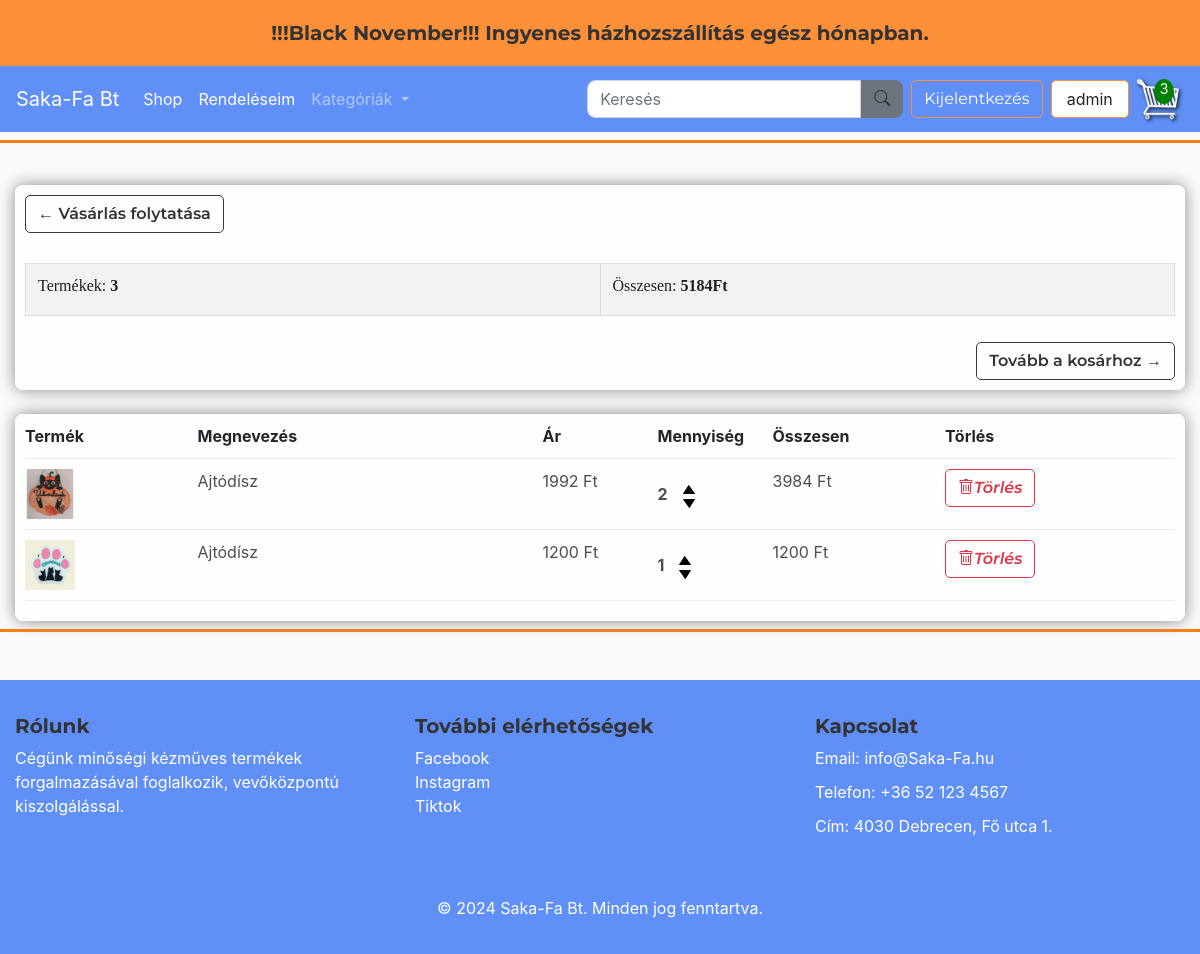
The page /cart/ (signed in) on the database as committed earlier.
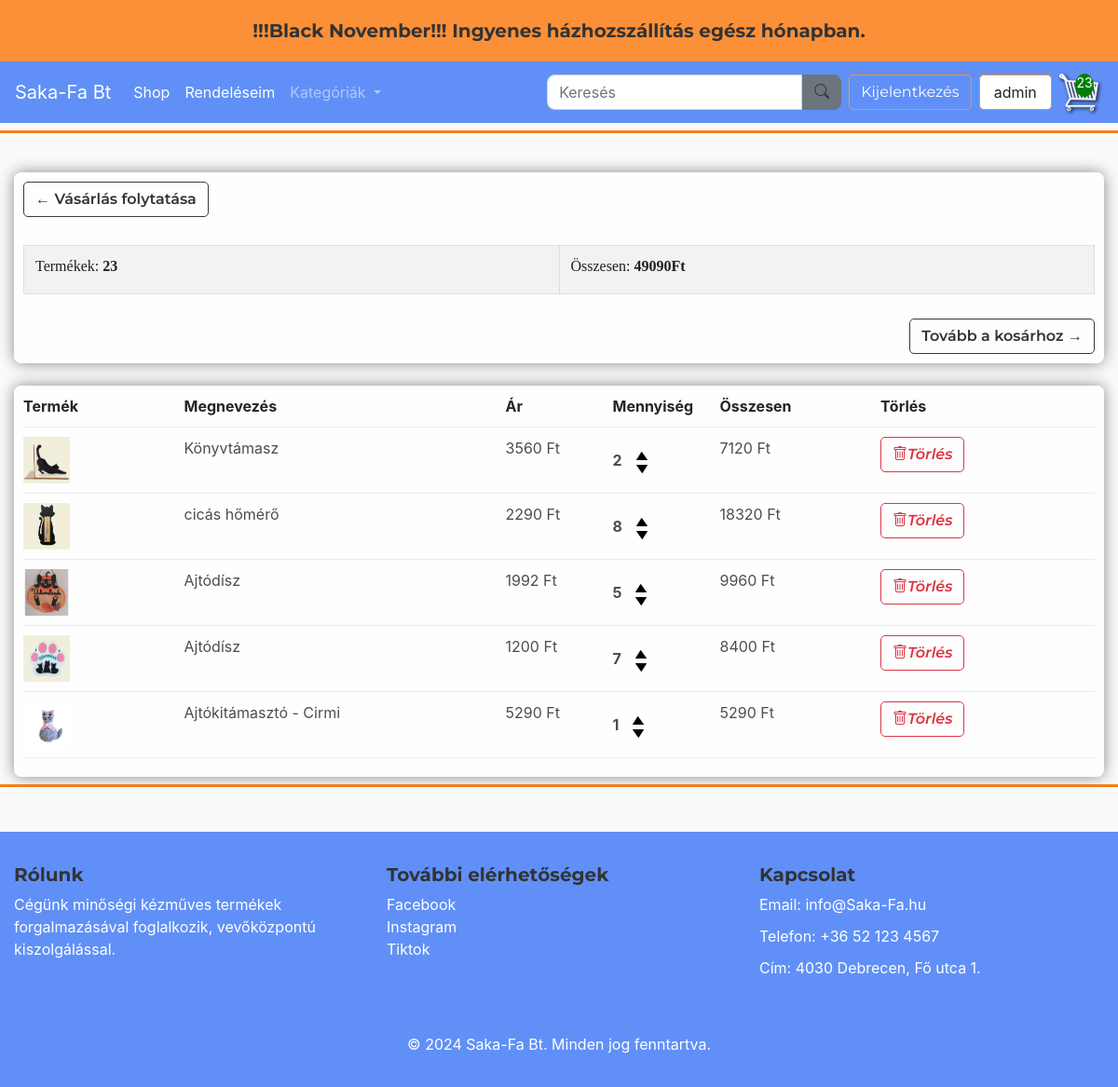
The same page on the database as committed later.
### store/models.py (models this page shows, shortened)
class Order(models.Model):
    customer = models.ForeignKey(Customer, on_delete=models.SET_NULL, null=True, blank=True, verbose_name="Vásárló")
    date_order = models.DateTimeField(auto_now_add=True, verbose_name="Rendelés dátuma")
    complete = models.BooleanField(default=False, verbose_name="Befejezett")
    transaction_id = models.CharField(max_length=100, null=True, verbose_name="Tranzakció azonosító")
    discount_percentage = models.FloatField(default=0)
    class Meta:
        verbose_name = "Rendelés"
        verbose_name_plural = "Rendelések"
    @property
    def get_cart_total(self):
        orderitems = self.orderitem_set.all()
        total = sum([item.get_total for item in orderitems])
        discount_amount = (self.discount_percentage / 100) * total
        return total - discount_amount  # Kedvezménnyel csökkentett összeg
    @property
    def get_cart_items(self):
        orderitems = self.orderitem_set.all()
        total = sum([item.quantity for item in orderitems])
        return total

class OrderItem(models.Model):
    product = models.ForeignKey(Product, on_delete=models.SET_NULL, null=True)
    order = models.ForeignKey(Order, on_delete=models.SET_NULL, null=True)
    quantity = models.IntegerField(default=0, null=True, blank=True)
    date_added = models.DateTimeField(auto_now_add=True)
    class Meta:
        verbose_name = "Rendelési tétel"
        verbose_name_plural = "Rendelési tételek"
    @property
    def get_total(self):
        if self.product and self.product.discounted_price is not None:
            return self.product.discounted_price * self.quantity  # Az akciós ár használata
        return self.product.price * self.quantity  # Ha nincs akciós ár, az alapár használata

class Product(models.Model):
    CATEGORY_CHOICES = [
        ('option1', 'FÁBÓL KÉSZÜLT'),
        ('option2', 'KÖTÖTT-HORGOLT'),
        ('option3', 'PÖTTYÖSCICA'),
        ('option4', 'TEXTIL'),
    ]
    name = models.CharField(max_length=200)
    price = models.FloatField()
    discount_percentage = models.FloatField(default=0)  # Kedvezmény százalék mező
    image = models.ImageField(null=True, blank=True)
    description = models.TextField(blank=True)
    category = models.CharField(max_length=10, choices=CATEGORY_CHOICES, default='option1')
    class Meta:
        verbose_name = "Termék"
        verbose_name_plural = "Termékek"
    @property
    def imageURL(self):
        try:
            url = self.image.url
        except:
            url = ''
        return url
    @property
    def discounted_price(self):
        if self.discount_percentage > 0:
            discount_amount = (self.discount_percentage / 100) * self.price
            return round(self.price - discount_amount, 2)
        return self.price

### store/views.py (the view)
# urls.py: path('cart/', views.cart, name="cart"),
def cart(request):
    data = cartData(request)
    context = {'items': data['items'], 'order': data['order'], 'cartItems': data['cartItems']}
    return render(request, 'store/cart.html', context)

### store/views.py (called while the page is built)
def cartData(request):
    if request.user.is_authenticated:
        customer = request.user.customer
        orders = Order.objects.filter(customer=customer, complete=False)
        if orders.exists():
            order = orders.first()
            items = order.orderitem_set.all()
            cartItems = order.get_cart_items
        else:
            items = []
            cartItems = 0
            order = {'get_cart_total': 0, 'get_cart_items': 0}  # Üres kosár
    else:
        items = []
        cartItems = 0
        order = {'get_cart_total': 0, 'get_cart_items': 0}  # Üres kosár
    return {'cartItems': cartItems, 'order': order, 'items': items}

### store/templates/store/cart.html
{% extends 'store/main.html' %}
{% load static %}
{% block content %}
<div class="row">
    <div class="col-lg-12">
        <div class="box-element ">
            <a class="btn btn-outline-dark btn-top-left"  href="{% url 'store' %}">&#x2190; Vásárlás folytatása</a>
            <table class="table"><br><br>
                <tr>
                    <th><h5>Termékek: <strong>{{order.get_cart_items}}</strong></h5></th>
                    <th><h5>Összesen: <strong>{{order.get_cart_total|floatformat:0}}Ft</strong></h5></th>
                </tr>
            </table><br><br>
            <a class="btn btn-outline-dark btn-bottom-right" href="{% url 'checkout' %}">Tovább a kosárhoz &#x2192;</a>
        </div><br>
        <div class="box-element">
            <div class="cart-row">
                <div style="flex-basis: 15%"><strong>Termék</strong></div>
                <div style="flex-basis: 30%"><strong>Megnevezés</strong></div>
                <div style="flex-basis: 10%"><strong>Ár</strong></div>
                <div style="flex-basis: 10%"><strong>Mennyiség</strong></div>
                <div style="flex-basis: 15%"><strong>Összesen</strong></div>
                <div style="flex-basis: 20%"><strong>Törlés</strong></div>
            </div>
            {% for item in items %}
            <div class="cart-row" data-product="{{ item.product.id }}">
                <div style="flex-basis: 15%">
                    <a href="{% url 'product_detail' item.product.id %}">
                        <img class="row-image" src="{{ item.product.imageURL }}">
                    </a>
                </div>
                <div style="flex-basis: 30%"><p>{{ item.product.name }}</p></div>
                <div style="flex-basis: 10%"><p>{{ item.product.discounted_price|floatformat:0 }} Ft</p></div>
                <div style="flex-basis: 10%; display: flex; justify-content: flex-start; align-items: center;">
                    <div style="display: inline-flex; align-items: center; gap: 5px;">
                        <p class="quantity" style="margin: 0;">{{ item.quantity }}</p>
                        <div class="quantity">
                            <img data-product="{{ item.product.id }}" data-action="add" class="chg-quantity update-cart" src="{% static 'images/arrow-up.png' %}">
                            <img data-product="{{ item.product.id }}" data-action="remove" class="chg-quantity update-cart" src="{% static 'images/arrow-down.png' %}">
                        </div>
                    </div>
                </div>
                <div style="flex-basis: 15%"><p>{{ item.get_total|floatformat:0 }} Ft</p></div>
                <div style="flex-basis: 20%"><button class="delete-btn btn btn-outline-danger btn-delete" data-action="delete"><i class="bi bi-trash">Törlés</i></button></div>
            </div>
            {% endfor %}
        </div>
    </div>
</div>
{% endblock content %}

### store/templates/store/main.html (shortened to what this page needs)
<!DOCTYPE html>
{% load static %}
<html lang="hu">
<head>
    <link href="https://cdnjs.cloudflare.com/ajax/libs/bootstrap-icons/1.10.0/font/bootstrap-icons.min.css" rel="stylesheet">
    <link rel="stylesheet" href="https://cdnjs.cloudflare.com/ajax/libs/font-awesome/6.0.0-beta3/css/all.min.css">
    <link rel="stylesheet" href="https://stackpath.bootstrapcdn.com/bootstrap/4.4.1/css/bootstrap.min.css">
    <link rel="stylesheet" type="text/css" href="{% static 'css/main.css' %}">
</head>
<body>
<div class="custom-banner">
    <p><h4>!!!Black November!!! Ingyenes házhozszállítás egész hónapban.</h4></p>
</div>
<nav class="navbar navbar-expand-lg navbar-dark bg-primary ">
    <a class="navbar-brand" href="{% url 'index' %}">Saka-Fa Bt</a>
    <div class="collapse navbar-collapse" id="navbarSupportedContent">
        <ul class="navbar-nav mr-auto">
            <li class="nav-item active">
                <a class="nav-link" href="{% url 'store' %}">Shop</a>
            </li>
            <li class="nav-item active">
                <a class="nav-link" href="{% url 'order_list' %}">Rendeléseim</a>
            </li>
            <li class="nav-item dropdown">
                <a class="nav-link dropdown-toggle" href="#" id="navbarDropdown" role="button" data-toggle="dropdown" aria-haspopup="true" aria-expanded="false">
                  Kategóriák
                </a>
              </li>
        </ul>
        <form class="d-flex align-items-center my-2 my-lg-0" method="GET" action="{% url 'search' %}">
            <input class="form-control mr-0" type="search" name="q" placeholder="Keresés" aria-label="Search">
            <button class="btn btn-secondary mr-2 custom-button" type="submit"><i class="bi bi-search" ></i></button>
        </form>
        <div class="form-inline my-2 my-lg-0">
            <div class="user-status" style="display: flex; align-items: center;">
                {% if user.is_authenticated %}
                    <form id="logout-form" method="POST" action="{% url 'logout' %}">
                        <button class="btn btn-outline-warning user-btn">Kijelentkezés</button>
                    </form>
                    <p class="user">{{ user.username }}</p>
                {% else %}
                    <a href="{% url 'login' %}" class="btn btn-outline-warning user-btn">Bejelentkezés</a>
                {% endif %}
            </div>
            {% if user.is_authenticated %}
            <div class="cart-container">
                <a href="{% url 'cart' %}" id="cart-icon-link">
                    <span id="cart-total">{{ cartItems }}</span>
                </a>
            </div>
            {% endif %}
        </div>
    </div>
</nav>
<div class="separator"></div>
<div class="container">
    <br>
    {% block content %}
    {% endblock content %}
</div>
<div class="separator"></div>
<footer class="footer  text-white mt-5 py-4">
    <div class="container">
        <div class="row">
            <div class="col-lg-4 col-md-6 mb-4">
                <h4>Rólunk</h4>
                <p>Cégünk minőségi kézműves termékek forgalmazásával foglalkozik, vevőközpontú kiszolgálással.</p>
            </div>
            <div class="col-lg-4 col-md-6 mb-4">
                <h4>További elérhetőségek</h4>
                <ul class="list-unstyled">
                    <a href="https://www.facebook.com" target="_blank">Facebook</a>
                    <br><a href="https://www.instagram.com" target="_blank">Instagram</a><br>
                    <a href="https://www.tiktok.com" target="_blank">Tiktok</a>
                </ul>
            </div>
            <div class="col-lg-4 col-md-6 mb-4">
                <h4>Kapcsolat</h4>
                <p>Email: info@Saka-Fa.hu</p>
                <p>Telefon: +36 52 123 4567</p>
                <p>Cím: 4030 Debrecen, Fő utca 1.</p>
            </div>
        </div>
        <div class="text-center mt-4">
            <p>&copy; 2024 Saka-Fa Bt. Minden jog fenntartva.</p>
        </div>
    </div>
</footer>
</body>
</html>

### static/css/main.css (style rules this page uses)
body { background-color: hsl(0, 0%, 98%); }
.custom-banner { background-color: #fc9038; color: black; padding: 5px 0; text-align: center; }
.navbar { background-color: #6090f7 !important; }
.separator { height: 3px; background-color:#fd7e14; margin-top: 8px; margin-bottom: 8px; }
h1,h2,h3,h4,h5,h6 { color:hsl(0, 0%, 30%); font-family: 'Lora', serif; }
.box-element { box-shadow:hsl(0, 0%, 53%) 0 0 16px; background-color: #fff; border-radius: 8px; padding: 10px; flex-grow: 1; position: relative; z-index: 2; background: rgba(255, 255, 255, 0.8); min-height: 150px; display: flex; flex-direction: column; justify-content: space-between; }
.box-element .btn-top-left { position: absolute; top: 10px; left: 10px; }
.box-element .btn-bottom-right { position: absolute; bottom: 10px; right: 10px; }
.box-element p { color:hsl(0, 0%, 30%); }
.filter-card-description h4, h5 { font-size: 1em; font-weight: 400; color: #1E1F20; margin-bottom: 8px; }
.btn, h4, h6 { font-family: 'Montserrat', sans-serif; font-size: 1em; color: #333333; font-weight: 600; }
h4 { font-size: 1.25em; font-weight: bold; }
.cart-container { position: relative; display: inline-block; }
#cart-total { position: absolute; top: 5px; left: 20px; background-color: green; color: white; width: 20px; height: 25px; border-radius: 50%; text-align: center; line-height: 20px; font-size: 14px; font-weight: normal; }
.col-lg-4, .col-lg-6, .col-lg-8, .col-lg-12 { margin-top: 10px; }
.btn { border-radius: 5px; }
.btn-delete { color:#dc3545; }
.user-btn { color: white !important; border-color: #fc9038; font-weight: 400; }
.custom-button { border-radius: 0 8px 8px 0; }
.form-control { border-radius: 8px 0 0 8px; width: 100%; }
.cart-row { display: flex; align-items: flex-stretch; padding-bottom: 10px; margin-bottom: 10px; border-bottom: 1px solid #ececec; }
.quantity { display: inline-block; font-weight: 700; padding-right:10px; }
.chg-quantity { width: 12px; cursor: pointer; display: block; margin-top: 5px; transition:.1s; }
.user { display: inline-block; padding: 0.375rem 0.95rem; font-size: 1rem; font-weight: 400; color: #212529; background-color: #fff; border: 1px solid #fc9038; border-radius: 0px; transition: background-color 0.15s ease-in-out, border-color 0.15s ease-in-out; white-space: nowrap; overflow: hidden; text-overflow: ellipsis; margin: 5px 0px 5px 8px; border-radius: 5px; margin-right: 5px; }
table { width: 100%; border-collapse: collapse; margin-top: 20px; }
th, td { border: 1px solid #ddd; padding: 10px; text-align: left; width: 100px; height: auto; }
th { background-color: #f2f2f2; font-weight: bold; }
.row-image { width: 50px; max-width: 50px; height: 50px; object-fit: cover; }
.footer { background-color: #6090f7; color: #ffffff; padding: 40px 0; width: 100%; }
.footer a { color: #ffffff; text-decoration: none; }
.footer p, .footer ul { margin-bottom: 10px; }
.footer ul { padding-left: 0; }
.mb-4 { margin-bottom: 1.5rem; }
.container { max-width: 1200px; margin: 0 auto; }

Rows that differ between the two databases and show on the page:
removed OrderItem: product.imageURL (picture), product.name "Ajtódísz", product.discounted_price "1992", quantity "2", get_total "3984"
removed OrderItem: product.imageURL (picture), product.name "Ajtódísz", product.discounted_price "1200", quantity "1", get_total "1200"
computed for Order: get_cart_items "3" → "23"; get_cart_total "5184" → "49090"
added OrderItem: product.imageURL (picture), product.name "Könyvtámasz", product.discounted_price "3560", quantity "2", get_total "7120"
added OrderItem: product.imageURL (picture), product.name "cicás hőmérő", product.discounted_price "2290", quantity "8", get_total "18320"
added OrderItem: product.imageURL (picture), product.name "Ajtódísz", product.discounted_price "1992", quantity "5", get_total "9960"
added OrderItem: product.imageURL (picture), product.name "Ajtódísz", product.discounted_price "1200", quantity "7", get_total "8400"
added OrderItem: product.imageURL (picture), product.name "Ajtókitámasztó - Cirmi", product.discounted_price "5290", quantity "1", get_total "5290"
Other text that changed with them:
{{ cartItems }}: "3" → "23"
